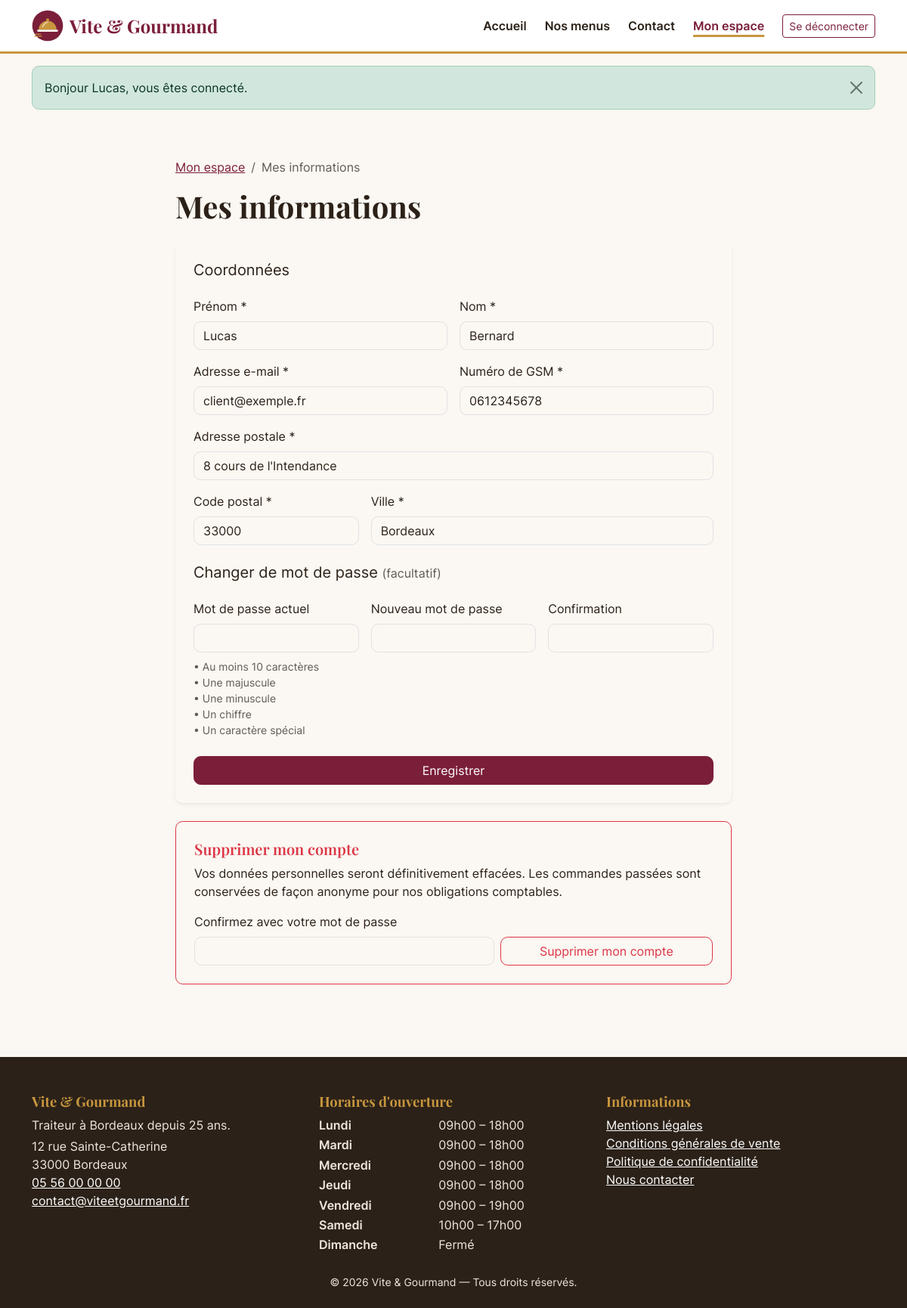
Page /mon-compte/informations (signed in) on the committed database.
### tables this page shows
CREATE TABLE utilisateur (
    utilisateur_id  INT UNSIGNED NOT NULL AUTO_INCREMENT,
    email           VARCHAR(180) NOT NULL,
    password        VARCHAR(255) NOT NULL,
    nom             VARCHAR(80)  NOT NULL,
    prenom          VARCHAR(80)  NOT NULL,
    telephone       VARCHAR(20)  NULL,
    adresse_postale VARCHAR(255) NULL,
    code_postal     VARCHAR(10)  NULL,
    ville           VARCHAR(100) NULL,
    pays            VARCHAR(60)  NOT NULL DEFAULT 'France',
    role_id         INT UNSIGNED NOT NULL,
    actif           TINYINT(1)   NOT NULL DEFAULT 1,
    created_at      DATETIME     NOT NULL DEFAULT CURRENT_TIMESTAMP,
    updated_at      DATETIME     NULL ON UPDATE CURRENT_TIMESTAMP,
    PRIMARY KEY (utilisateur_id),
    UNIQUE KEY uq_utilisateur_email (email),
    KEY idx_utilisateur_role (role_id),
    CONSTRAINT fk_utilisateur_role FOREIGN KEY (role_id) REFERENCES role (role_id)
);

CREATE TABLE horaire (
    horaire_id      INT UNSIGNED NOT NULL AUTO_INCREMENT,
    jour            ENUM('Lundi','Mardi','Mercredi','Jeudi','Vendredi','Samedi','Dimanche') NOT NULL,
    heure_ouverture TIME NULL,
    heure_fermeture TIME NULL,
    ferme           TINYINT(1) NOT NULL DEFAULT 0,
    PRIMARY KEY (horaire_id),
    UNIQUE KEY uq_horaire_jour (jour)
);

### src/Core/View.php (called while the page is built, shortened)
<?php
final class View
{
    public static function render(string $template, array $data = [], ?string $layout = 'layouts/main'): string
    {
        $content = self::capture($template, $data);
        return self::capture($layout, array_merge($data, ['content' => $content]));
    }
    public static function capture(string $template, array $data = []): string
    {
        $file = BASE_PATH . '/views/' . $template . '.php';
        extract($data, EXTR_SKIP);
        require $file;
        return (string) ob_get_clean();
    }
}

### src/Controllers/AccountController.php (called while the page is built, shortened)
<?php
final class AccountController
{
    public function profileForm(): void
    {
        view('account/profile', ['title' => 'Mes informations', 'profile' => Auth::user()]);
    }
}

### public/index.php (called while the page is built, shortened)
<?php
$router = new Router();
$router->dispatch($_SERVER['REQUEST_METHOD'] ?? 'GET', $_SERVER['REQUEST_URI'] ?? '/');

### src/Core/Session.php (called while the page is built, shortened)
<?php
final class Session
{
    public static function pullOld(): array
    {
        $old = $_SESSION['_old'] ?? [];
        return $old;
    }
    public static function pullErrors(): array
    {
        $errors = $_SESSION['_errors'] ?? [];
        return $errors;
    }
}

### src/Core/Env.php (called while the page is built, shortened)
<?php
final class Env
{
    public static function get(string $key, ?string $default = null): ?string
    {
        $value = $_ENV[$key] ?? getenv($key);
        return ($value === false || $value === null || $value === '') ? $default : (string) $value;
    }
}

### src/Core/Database.php (called while the page is built, shortened)
<?php
final class Database
{
    private static ?PDO $pdo = null;
    public static function pdo(): PDO
    {
        if (self::$pdo === null) {
            $dsn = sprintf(
                'mysql:host=%s;port=%s;dbname=%s;charset=utf8mb4',
                Env::get('DB_HOST', '127.0.0.1'),
                Env::get('DB_PORT', '3306'),
                Env::get('DB_NAME', 'vite_gourmand')
            );
            $options = [
                PDO::ATTR_ERRMODE            => PDO::ERRMODE_EXCEPTION,
                PDO::ATTR_DEFAULT_FETCH_MODE => PDO::FETCH_ASSOC,
                PDO::ATTR_EMULATE_PREPARES   => false,
            ];
            $ca = Env::get('DB_SSL_CA');
            self::$pdo = new PDO($dsn, Env::get('DB_USER', 'root'), Env::get('DB_PASSWORD', ''), $options);
            self::$pdo->exec("SET time_zone = '" . (new \DateTime())->format('P') . "'");
        }
        return self::$pdo;
    }
    public static function run(string $sql, array $params = []): \PDOStatement
    {
        $stmt = self::pdo()->prepare($sql);
        $stmt->execute($params);
        return $stmt;
    }
    public static function fetch(string $sql, array $params = []): ?array
    {
        $row = self::run($sql, $params)->fetch();
        return $row === false ? null : $row;
    }
    public static function fetchAll(string $sql, array $params = []): array
    {
        return self::run($sql, $params)->fetchAll();
    }
}

### src/Repositories/UserRepository.php (called while the page is built, shortened)
<?php
final class UserRepository
{
    public static function findById(int $id): ?array
    {
        return Database::fetch(self::SELECT . ' WHERE u.utilisateur_id = :id', ['id' => $id]);
    }
}

### src/Core/Auth.php (called while the page is built, shortened)
<?php
final class Auth
{
    private static ?array $user = null;
    private static bool $loaded = false;
    public static function user(): ?array
    {
        if (!self::$loaded) {
            self::$loaded = true;
            $id = Session::get('user_id');
            if ($id) {
                $user = UserRepository::findById((int) $id);
                if ($user && (int) $user['actif'] === 1) {
                    self::$user = $user;
                } else {
                    Session::forget('user_id');
                }
            }
        }
        return self::$user;
    }
    public static function check(): bool
    {
        return self::user() !== null;
    }
}

### src/Repositories/HoraireRepository.php (called while the page is built, shortened)
<?php
final class HoraireRepository
{
    private static ?array $cache = null;
    public static function all(): array
    {
        if (self::$cache === null) {
            try {
                self::$cache = Database::fetchAll(
                    "SELECT * FROM horaire
                     ORDER BY FIELD(jour, 'Lundi','Mardi','Mercredi','Jeudi','Vendredi','Samedi','Dimanche')"
                );
            } catch (\Throwable $e) {
                log_error('Horaires indisponibles : ' . $e->getMessage());
                self::$cache = [];
            }
        }
        return self::$cache;
    }
}

### views/partials/profile-fields.php (the view, shortened to what this page needs)
<?php
$profile = $profile ?? [];
$val = static fn (string $k): string => old($k, $profile[$k] ?? '');
?>
<div class="row g-3">
    <div class="col-md-6">
        <label for="prenom" class="form-label">Prénom <span aria-hidden="true">*</span></label>
        <input type="text" id="prenom" name="prenom" class="form-control<?= invalid('prenom') ?>" value="<?= e($val('prenom')) ?>" required maxlength="80" autocomplete="given-name">
    </div>
    <div class="col-md-6">
        <label for="nom" class="form-label">Nom <span aria-hidden="true">*</span></label>
        <input type="text" id="nom" name="nom" class="form-control<?= invalid('nom') ?>" value="<?= e($val('nom')) ?>" required maxlength="80" autocomplete="family-name">
    </div>
    <div class="col-md-6">
        <label for="email" class="form-label">Adresse e-mail <span aria-hidden="true">*</span></label>
        <input type="email" id="email" name="email" class="form-control<?= invalid('email') ?>" value="<?= e($val('email')) ?>" required maxlength="180" autocomplete="email">
    </div>
    <div class="col-md-6">
        <label for="telephone" class="form-label">Numéro de GSM <span aria-hidden="true">*</span></label>
        <input type="tel" id="telephone" name="telephone" class="form-control<?= invalid('telephone') ?>" value="<?= e($val('telephone')) ?>" required autocomplete="tel" placeholder="06 12 34 56 78">
    </div>
    <div class="col-12">
        <label for="adresse_postale" class="form-label">Adresse postale <span aria-hidden="true">*</span></label>
        <input type="text" id="adresse_postale" name="adresse_postale" class="form-control<?= invalid('adresse_postale') ?>" value="<?= e($val('adresse_postale')) ?>" required maxlength="255" autocomplete="street-address">
    </div>
    <div class="col-md-4">
        <label for="code_postal" class="form-label">Code postal <span aria-hidden="true">*</span></label>
        <input type="text" id="code_postal" name="code_postal" class="form-control<?= invalid('code_postal') ?>" value="<?= e($val('code_postal')) ?>" required inputmode="numeric" pattern="\d{5}" maxlength="5" autocomplete="postal-code">
    </div>
    <div class="col-md-8">
        <label for="ville" class="form-label">Ville <span aria-hidden="true">*</span></label>
        <input type="text" id="ville" name="ville" class="form-control<?= invalid('ville') ?>" value="<?= e($val('ville')) ?>" required maxlength="100" autocomplete="address-level2">
    </div>
</div>

### src/Core/Router.php (shortened to what this page needs)
<?php
final class Router
{
    private array $routes = [];
    private function add(string $method, string $path, array $handler, array $middlewares): void
    {
        $this->routes[] = compact('method', 'pattern', 'handler', 'middlewares');
    }
    public function dispatch(string $method, string $uri): void
    {
        $path = rawurldecode(parse_url($uri, PHP_URL_PATH) ?? '/');
        $path = rtrim($path, '/') ?: '/';
        foreach ($this->routes as $route) {
            if (!preg_match($route['pattern'], $path, $matches)) {
                continue;
            }
            foreach ($route['middlewares'] as $middleware) {
                $this->applyMiddleware($middleware);
            }
            $params = array_map('intval', array_filter($matches, 'is_string', ARRAY_FILTER_USE_KEY));
            [$class, $action] = $route['handler'];
            (new $class())->$action(...$params);
            return;
        }
    }
    private function applyMiddleware(string $middleware): void
    {
        switch ($middleware) {
            case 'auth':
                if (!Auth::check()) {
                    Session::set('_intended', $_SERVER['REQUEST_URI'] ?? '/');
                    Session::flash('info', 'Veuillez vous connecter ou créer un compte pour continuer.');
                    redirect('/connexion');
                }
                break;
            case 'customer':
                if (!Auth::isCustomer()) {
                    abort(403);
                }
                break;
        }
    }
}

### views/partials/footer.php (shortened to what this page needs)
<?php
$horaires = HoraireRepository::all();
?>
<footer class="site-footer mt-5 pt-5 pb-4">
    <div class="container">
        <div class="row g-4">
            <div class="col-md-4">
                <h2>Vite &amp; Gourmand</h2>
                <p class="mb-1">Traiteur à Bordeaux depuis 25 ans.</p>
                <address class="mb-0">
                    12 rue Sainte-Catherine<br>33000 Bordeaux<br>
                    <a href="tel:+33556000000">05 56 00 00 00</a><br>
                    <a href="mailto:contact@viteetgourmand.fr">contact@viteetgourmand.fr</a>
                </address>
            </div>
            <div class="col-md-4">
                <h2>Horaires d'ouverture</h2>
                <dl class="horaires row mb-0">
                    <?php foreach ($horaires as $h): ?>
                        <dt class="col-5"><?= e($h['jour']) ?></dt>
                        <dd class="col-7">
                            <?= (int) $h['ferme'] === 1
                                ? 'Fermé'
                                : e(time_fr($h['heure_ouverture'])) . ' – ' . e(time_fr($h['heure_fermeture'])) ?>
                        </dd>
                    <?php endforeach; ?>
                </dl>
            </div>
            <div class="col-md-4">
                <h2>Informations</h2>
                <ul class="list-unstyled">
                    <li><a href="/mentions-legales">Mentions légales</a></li>
                    <li><a href="/cgv">Conditions générales de vente</a></li>
                    <li><a href="/confidentialite">Politique de confidentialité</a></li>
                    <li><a href="/contact">Nous contacter</a></li>
                </ul>
            </div>
        </div>
        <p class="text-center small mt-4 mb-0">&copy; <?= date('Y') ?> Vite &amp; Gourmand — Tous droits réservés.</p>
    </div>
</footer>

### public/assets/css/app.css (style rules this page uses)
:root { --vg-bordeaux: #7B1E3A; --vg-bordeaux-dark: #5C1229; --vg-or: #C8963E; --vg-or-texte: #7A5617; --vg-creme: #FBF7F2; --vg-sable: #F1E6DA; --vg-encre: #2B2118; --vg-gris: #5F5A55; --vg-vert: #3E6B48; --bs-primary: var(--vg-bordeaux); --bs-primary-rgb: 123, 30, 58; --bs-link-color: var(--vg-bordeaux); --bs-link-color-rgb: 123, 30, 58; --bs-link-hover-color: var(--vg-bordeaux-dark); --bs-link-hover-color-rgb: 92, 18, 41; --bs-body-bg: var(--vg-creme); --bs-body-color: var(--vg-encre); --bs-body-font-family: "Inter", system-ui, -apple-system, "Segoe UI", Roboto, sans-serif; --bs-secondary-color: var(--vg-gris); --bs-border-radius: .6rem; --bs-focus-ring-color: rgba(123, 30, 58, .35); }
body { display: flex; flex-direction: column; min-height: 100vh; }
h1, h2, h3, .h1, .h2, .h3, .display-5, .display-6, .navbar-brand { font-family: "Playfair Display", Georgia, serif; font-weight: 700; }
.site-footer { background: var(--vg-encre); color: #EFE7DE; }
.site-footer a { color: #fff; }
.site-footer h2 { font-size: 1.15rem; color: var(--vg-or); }
.site-footer .horaires dt { font-weight: 600; }
.site-footer .horaires dd { margin-bottom: .15rem; }

### rows in the picture
utilisateur: prenom "Lucas", nom "Bernard", email "client@exemple.fr", telephone "0612345678", adresse_postale "8 cours de l'Intendance", code_postal "33000", ville "Bordeaux"
horaire: jour "Lundi", heure_ouverture "09h00", heure_fermeture "18h00"
horaire: jour "Mardi", heure_ouverture "09h00", heure_fermeture "18h00"
horaire: jour "Mercredi", heure_ouverture "09h00", heure_fermeture "18h00"
horaire: jour "Jeudi", heure_ouverture "09h00", heure_fermeture "18h00"
horaire: jour "Vendredi", heure_ouverture "09h00", heure_fermeture "19h00"
horaire: jour "Samedi", heure_ouverture "10h00", heure_fermeture "17h00"
horaire: jour "Dimanche", ferme "Fermé"

### other values in the picture
$flash['message'] "Bonjour Lucas, vous êtes connecté."
